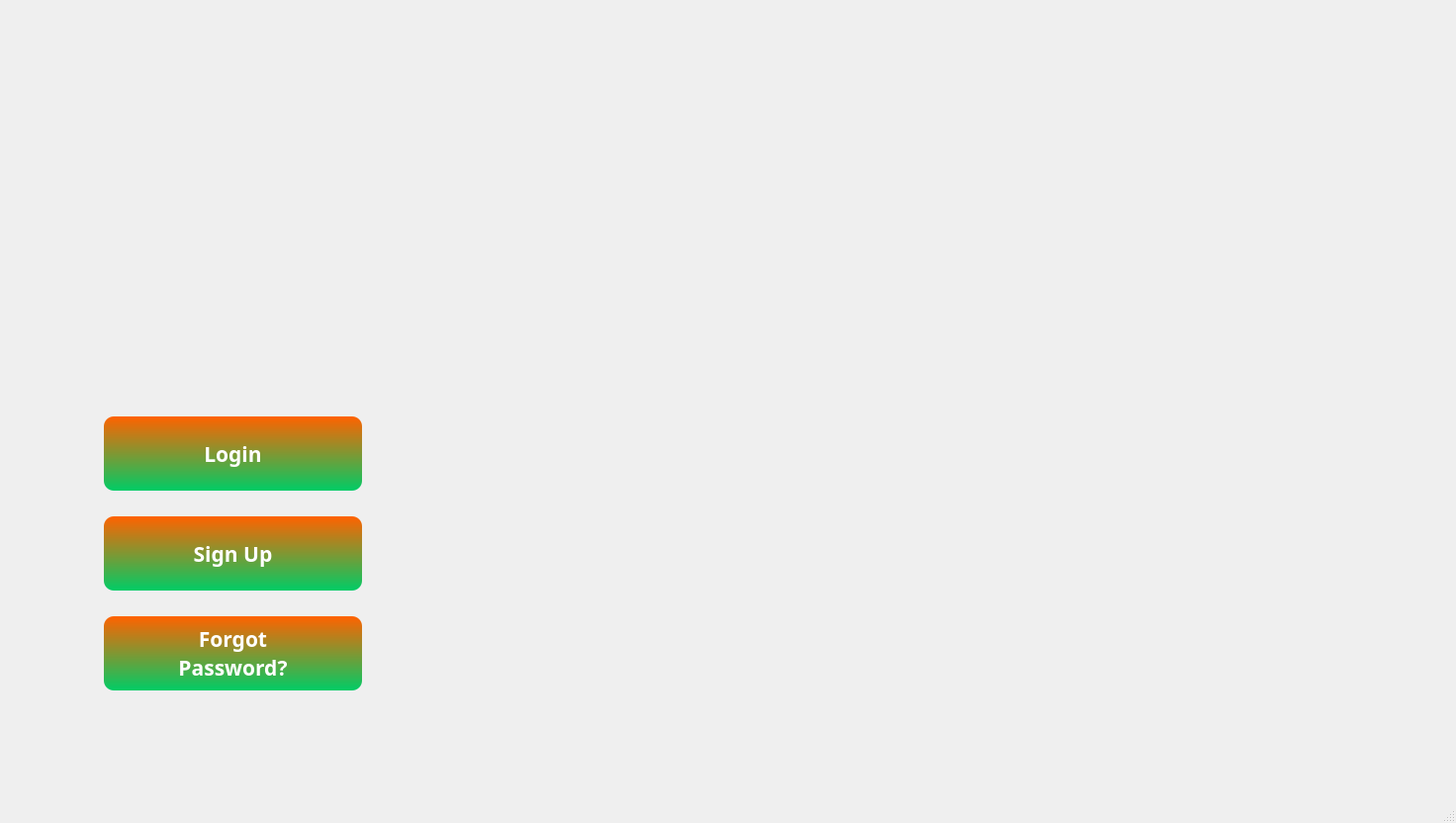
<?xml version="1.0" encoding="UTF-8"?>
<ui version="4.0">
 <class>MainWindow</class>
 <widget class="QMainWindow" name="MainWindow">
  <property name="geometry">
   <rect>
    <x>0</x>
    <y>0</y>
    <width>1472</width>
    <height>832</height>
   </rect>
  </property>
  <property name="font">
   <font>
    <family>Algerian</family>
    <pointsize>12</pointsize>
   </font>
  </property>
  <property name="windowTitle">
   <string>MainWindow</string>
  </property>
  <property name="autoFillBackground">
   <bool>false</bool>
  </property>
  <property name="toolButtonStyle">
   <enum>Qt::ToolButtonStyle::ToolButtonIconOnly</enum>
  </property>
  <property name="animated">
   <bool>true</bool>
  </property>
  <property name="tabShape">
   <enum>QTabWidget::TabShape::Rounded</enum>
  </property>
  <widget class="QWidget" name="centralwidget">
   <widget class="QWidget" name="">
    <property name="geometry">
     <rect>
      <x>100</x>
      <y>400</y>
      <width>271</width>
      <height>321</height>
     </rect>
    </property>
    <layout class="QVBoxLayout" name="VerticalLayout">
     <property name="spacing">
      <number>10</number>
     </property>
     <property name="sizeConstraint">
      <enum>QLayout::SizeConstraint::SetDefaultConstraint</enum>
     </property>
     <property name="leftMargin">
      <number>5</number>
     </property>
     <property name="topMargin">
      <number>5</number>
     </property>
     <property name="rightMargin">
      <number>5</number>
     </property>
     <property name="bottomMargin">
      <number>5</number>
     </property>
     <item>
      <widget class="QPushButton" name="loginButton">
       <property name="enabled">
        <bool>true</bool>
       </property>
       <property name="minimumSize">
        <size>
         <width>150</width>
         <height>75</height>
        </size>
       </property>
       <property name="maximumSize">
        <size>
         <width>16777215</width>
         <height>16777215</height>
        </size>
       </property>
       <property name="font">
        <font>
         <family>Poppins</family>
         <pointsize>16</pointsize>
         <fontweight>DemiBold</fontweight>
        </font>
       </property>
       <property name="autoFillBackground">
        <bool>false</bool>
       </property>
       <property name="styleSheet">
        <string notr="true">QPushButton {
    background: qlineargradient(x1:0, y1:0, x2:0, y2:1, stop:0 #FF6200, stop:1 #00CC66);
    color: #FFFFFF;
    border-radius: 10px;
    border: none;
    padding: 5px;
    font-family: &quot;Poppins&quot;;
    font-size: 16pt;
    font-weight: 600;
    box-shadow: 2px 2px 5px rgba(0, 0, 0, 0.3);
}

QPushButton:hover {
    background: qlineargradient(x1:0, y1:0, x2:0, y2:1, stop:0 #00CC66, stop:1 #FF6200);
    border: 2px solid #535AEF;
}

QPushButton:pressed {
    background: qlineargradient(x1:0, y1:0, x2:0, y2:1, stop:0 #CC4E00, stop:1 #00994C);
    border: 2px solid #4488CC;
}</string>
       </property>
       <property name="text">
        <string>Login</string>
       </property>
       <property name="checkable">
        <bool>false</bool>
       </property>
       <property name="autoRepeat">
        <bool>false</bool>
       </property>
       <property name="autoExclusive">
        <bool>false</bool>
       </property>
       <property name="autoDefault">
        <bool>false</bool>
       </property>
       <property name="default">
        <bool>true</bool>
       </property>
       <property name="flat">
        <bool>false</bool>
       </property>
      </widget>
     </item>
     <item>
      <widget class="QPushButton" name="signUpButton">
       <property name="minimumSize">
        <size>
         <width>150</width>
         <height>75</height>
        </size>
       </property>
       <property name="maximumSize">
        <size>
         <width>16777215</width>
         <height>16777215</height>
        </size>
       </property>
       <property name="font">
        <font>
         <family>Poppins</family>
         <pointsize>16</pointsize>
         <fontweight>DemiBold</fontweight>
        </font>
       </property>
       <property name="styleSheet">
        <string notr="true">QPushButton {
    background: qlineargradient(x1:0, y1:0, x2:0, y2:1, stop:0 #FF6200, stop:1 #00CC66);
    color: #FFFFFF;
    border-radius: 10px;
    border: none;
    padding: 5px;
    font-family: &quot;Poppins&quot;;
    font-size: 16pt;
    font-weight: 600;
    box-shadow: 2px 2px 5px rgba(0, 0, 0, 0.3);
}

QPushButton:hover {
    background: qlineargradient(x1:0, y1:0, x2:0, y2:1, stop:0 #00CC66, stop:1 #FF6200);
    border: 2px solid #535AEF;
}

QPushButton:pressed {
    background: qlineargradient(x1:0, y1:0, x2:0, y2:1, stop:0 #CC4E00, stop:1 #00994C);
    border: 2px solid #4488CC;
}</string>
       </property>
       <property name="text">
        <string>Sign Up</string>
       </property>
      </widget>
     </item>
     <item>
      <widget class="QPushButton" name="forgotPasswordButton">
       <property name="minimumSize">
        <size>
         <width>150</width>
         <height>75</height>
        </size>
       </property>
       <property name="maximumSize">
        <size>
         <width>16777215</width>
         <height>16777215</height>
        </size>
       </property>
       <property name="font">
        <font>
         <family>Poppins</family>
         <pointsize>16</pointsize>
         <fontweight>DemiBold</fontweight>
        </font>
       </property>
       <property name="styleSheet">
        <string notr="true">QPushButton {
    background: qlineargradient(x1:0, y1:0, x2:0, y2:1, stop:0 #FF6200, stop:1 #00CC66);
    color: #FFFFFF;
    border-radius: 10px;
    border: none;
    padding: 5px;
    font-family: &quot;Poppins&quot;;
    font-size: 16pt;
    font-weight: 600;
    box-shadow: 2px 2px 5px rgba(0, 0, 0, 0.3);
}

QPushButton:hover {
    background: qlineargradient(x1:0, y1:0, x2:0, y2:1, stop:0 #00CC66, stop:1 #FF6200);
    border: 2px solid #535AEF;
}

QPushButton:pressed {
    background: qlineargradient(x1:0, y1:0, x2:0, y2:1, stop:0 #CC4E00, stop:1 #00994C);
    border: 2px solid #4488CC;
}</string>
       </property>
       <property name="text">
        <string>Forgot
Password?</string>
       </property>
      </widget>
     </item>
    </layout>
   </widget>
  </widget>
  <widget class="QMenuBar" name="menubar">
   <property name="geometry">
    <rect>
     <x>0</x>
     <y>0</y>
     <width>1472</width>
     <height>28</height>
    </rect>
   </property>
  </widget>
  <widget class="QStatusBar" name="statusbar"/>
 </widget>
 <resources/>
 <connections/>
</ui>
